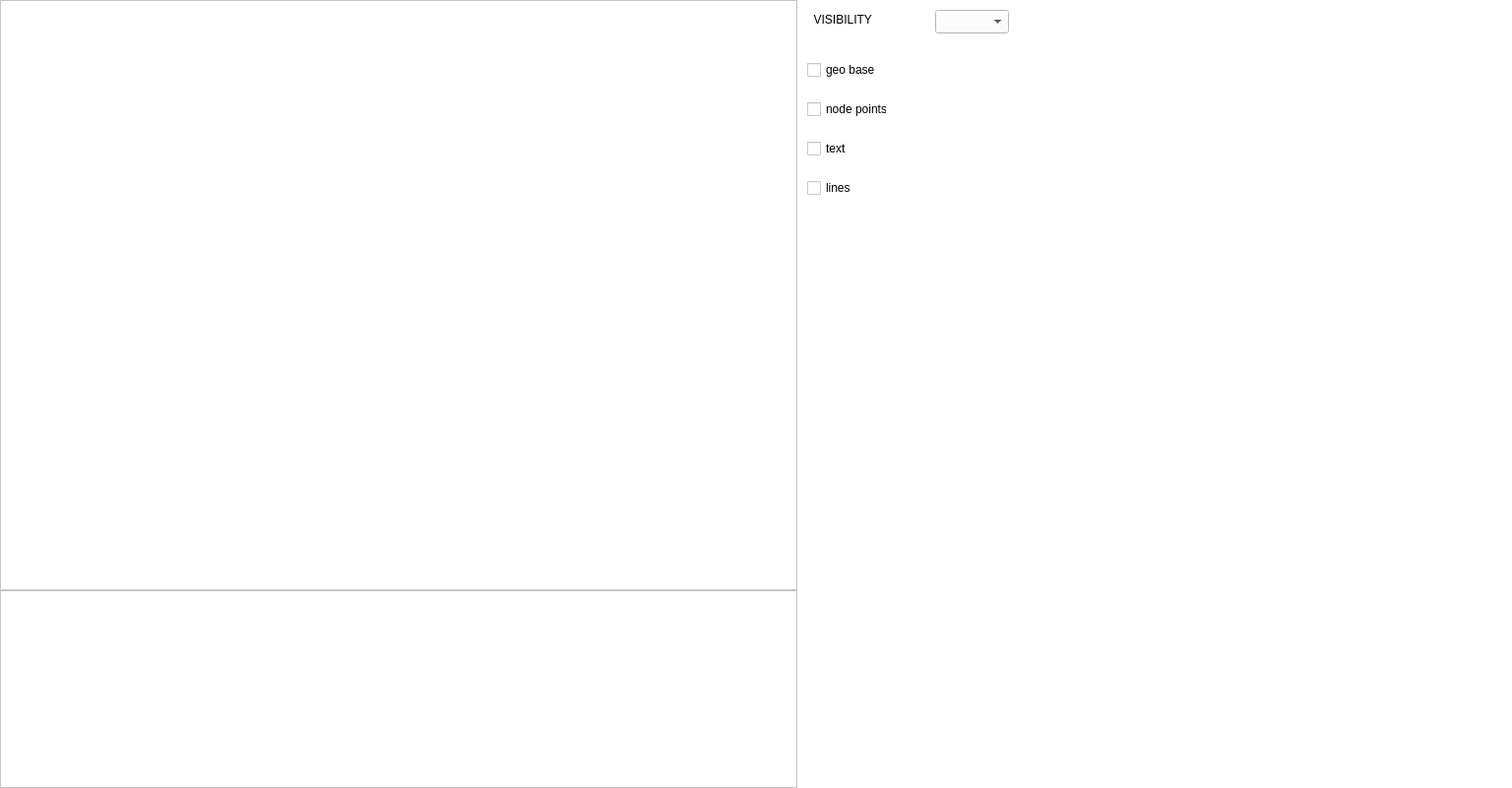
<?xml version="1.0" encoding="UTF-8"?>
<ui version="4.0">
 <class>SimulationWindow</class>
 <widget class="QMainWindow" name="SimulationWindow">
  <property name="geometry">
   <rect>
    <x>0</x>
    <y>0</y>
    <width>1536</width>
    <height>801</height>
   </rect>
  </property>
  <property name="windowTitle">
   <string>MainWindow</string>
  </property>
  <property name="styleSheet">
   <string notr="true">background-color: rgb(255, 255, 255);</string>
  </property>
  <widget class="QWidget" name="centralwidget">
   <widget class="QGraphicsView" name="planeView">
    <property name="geometry">
     <rect>
      <x>0</x>
      <y>0</y>
      <width>810</width>
      <height>600</height>
     </rect>
    </property>
   </widget>
   <widget class="QGraphicsView" name="profileView">
    <property name="geometry">
     <rect>
      <x>0</x>
      <y>600</y>
      <width>810</width>
      <height>201</height>
     </rect>
    </property>
   </widget>
   <widget class="QLabel" name="label">
    <property name="geometry">
     <rect>
      <x>820</x>
      <y>10</y>
      <width>81</width>
      <height>20</height>
     </rect>
    </property>
    <property name="text">
     <string>  VISIBILITY</string>
    </property>
   </widget>
   <widget class="QCheckBox" name="geo_base_en">
    <property name="geometry">
     <rect>
      <x>820</x>
      <y>60</y>
      <width>81</width>
      <height>22</height>
     </rect>
    </property>
    <property name="text">
     <string>geo base</string>
    </property>
   </widget>
   <widget class="QCheckBox" name="node_points_en">
    <property name="geometry">
     <rect>
      <x>820</x>
      <y>100</y>
      <width>81</width>
      <height>22</height>
     </rect>
    </property>
    <property name="text">
     <string>node points</string>
    </property>
   </widget>
   <widget class="QComboBox" name="action_type">
    <property name="geometry">
     <rect>
      <x>950</x>
      <y>10</y>
      <width>75</width>
      <height>24</height>
     </rect>
    </property>
   </widget>
   <widget class="QCheckBox" name="text">
    <property name="geometry">
     <rect>
      <x>820</x>
      <y>140</y>
      <width>81</width>
      <height>22</height>
     </rect>
    </property>
    <property name="text">
     <string>text</string>
    </property>
   </widget>
   <widget class="QCheckBox" name="lines">
    <property name="geometry">
     <rect>
      <x>820</x>
      <y>180</y>
      <width>81</width>
      <height>22</height>
     </rect>
    </property>
    <property name="text">
     <string>lines</string>
    </property>
   </widget>
  </widget>
  <widget class="QMenuBar" name="menubar">
   <property name="geometry">
    <rect>
     <x>0</x>
     <y>0</y>
     <width>1536</width>
     <height>25</height>
    </rect>
   </property>
  </widget>
 </widget>
 <resources/>
 <connections/>
</ui>
